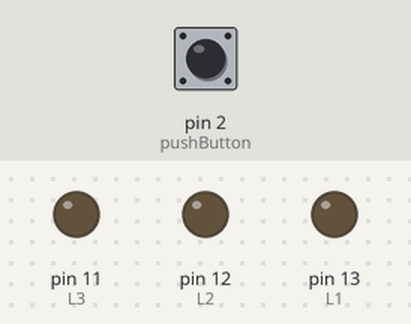
This sketch was run on a simulated Arduino Uno, built with avr-gcc and run on an emulated ATmega328P. Shown: output pins drawn as LEDs (lit = HIGH). The inputs (shaded band) are chosen by the test bench; at power-on: pin 2 (pushButton) HIGH. What the sketch prints to the serial monitor is not drawn.

Above: at 1.2 s.
1.3 s: pin 2 (pushButton) pulsed LOW 5 times (0.12 s each, 0.3 s apart)
At 3.0 s:
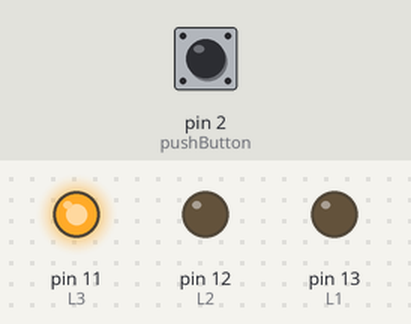
4.3 s: pin 2 (pushButton) pulled LOW for 0.15 s
At 5.4 s:
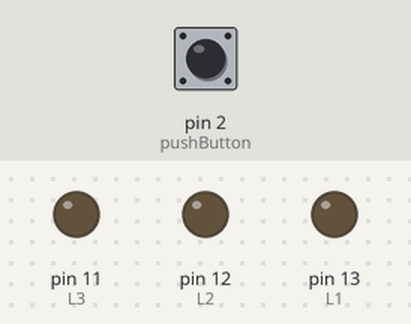
5.9 s: pin 2 (pushButton) pulled LOW for 1 s
At 7.9 s:
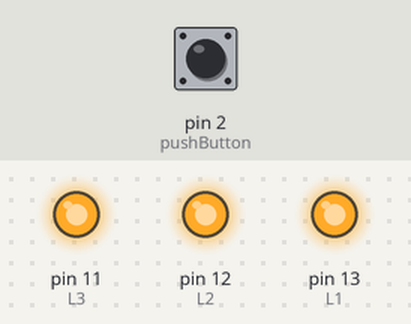
Timing chart, 0 to 9.4 s (numbered marks = the images above; inputs shaded):
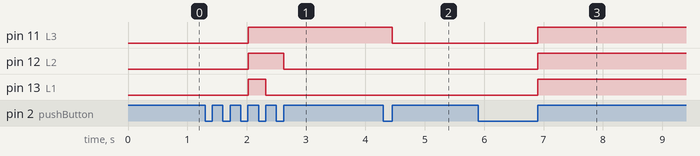

Measured:
- after the input at 1.3 s, pin 11 (L3): LOW → HIGH after 0.72 s; pin 12 (L2): LOW → HIGH after 0.72 s, → LOW 0.60 s later; pin 13 (L1): LOW → HIGH after 0.72 s, → LOW 0.30 s later
- after the input at 4.3 s, pin 11 (L3): HIGH → LOW after 0.15 s
- after the input at 5.9 s, pin 11 (L3), pin 12 (L2), pin 13 (L1): LOW → HIGH after 1.0 s

The sketch:

Bonus02.ino
```cpp
int pushButton = 2; //switch at pin2
int L1 = 13; //LED 1 at pin13
int L2 = 12; //LED 2 at pin12
int L3 = 11; //LED 3 at pin11
int lastButtonState;
int c = 0; //counter

void setup() {
  Serial.begin(9600);

  pinMode(L1, OUTPUT); pinMode(L2, OUTPUT); pinMode(L3, OUTPUT);
  pinMode(pushButton, INPUT);
  c = 0;
}

void loop() {
  int buttonState = digitalRead(pushButton);

  Serial.println(c);
  if(buttonState != lastButtonState){ //state changes
    if(buttonState == HIGH){ //from off to on, actually check the state == LOW is working as well
      c = (c+1)%4;
      switch(c){
        case 0:
          //turn all the LEDs off
          digitalWrite(L1, HIGH);
          digitalWrite(L2, HIGH);
          digitalWrite(L3, HIGH);
          break;
        case 1:
          digitalWrite(L1, LOW); //turn the 1st LED on
          break;
        case 2:
          digitalWrite(L2, LOW);
          break;
        case 3:
          digitalWrite(L3, LOW);
          break;
      }
    }
    lastButtonState = buttonState; //remember the last state
  }
  delay(1); //delay between reads for stability
}
```
